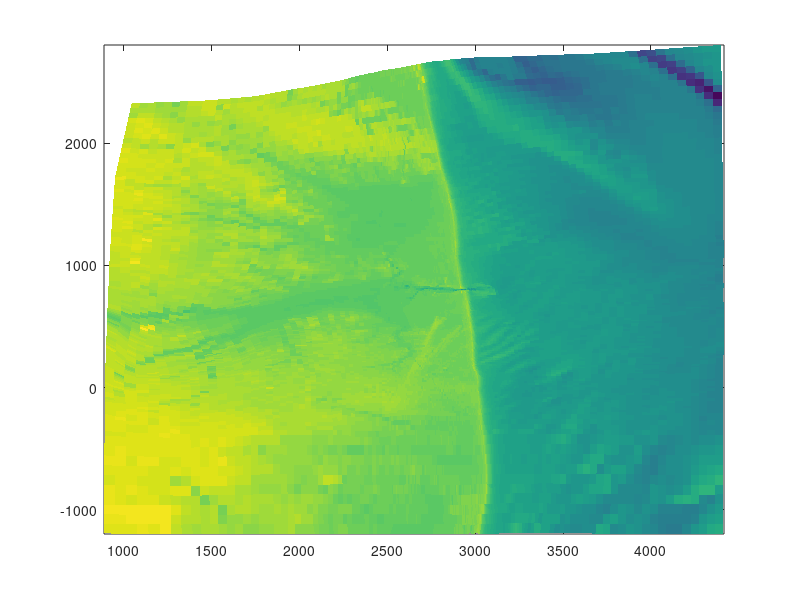

The MATLAB script that drew this image:
clear all
dep=load('dep_196x140.txt');
x=load('x_add_bethany.txt');
x=x(1:end-2,1:end-1)';
y=load('y_add_bethany.txt');
y=y(1:end-2,1:end-1)';

pcolor(x,y,-dep),shading flat
hold on


